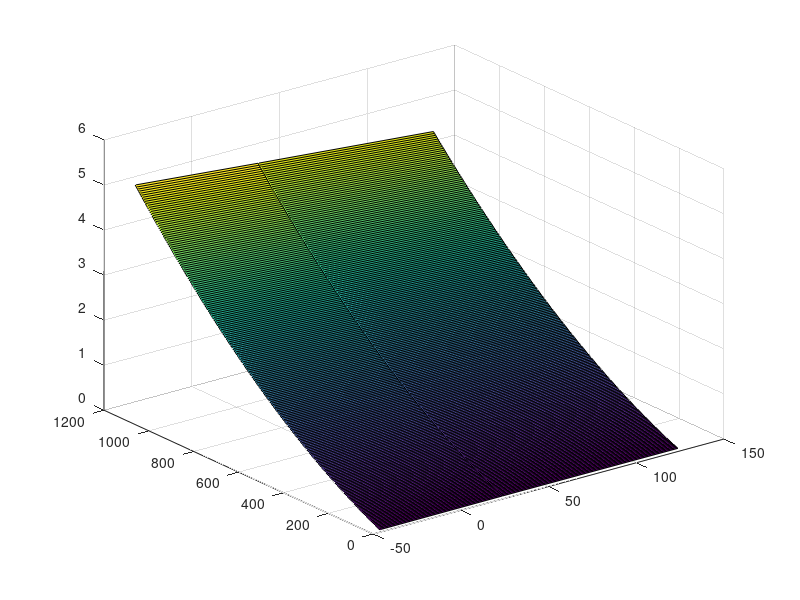

Write the MATLAB code that produced this figure. (Note: this script raises an error after producing the figure.)
%Least Squares Lab2 SAI

input=importdata('inputdata.csv',",",1);

pressure=input.data(:,1);
out_minus45=input.data(:,2);
out_25=input.data(:,3);
out_125=input.data(:,4);

n=size(input,1);

T_minus45=ones(n,1)*(-45);
T_25=ones(n,1)*25;
T_125=ones(n,1)*125;

plot(pressure,out_minus45);
hold on
plot(pressure,out_25);
plot(pressure,out_125);

p_minus45=polyfit(pressure,out_minus45,2);
p_25=polyfit(pressure,out_25,2);
p_125=polyfit(pressure,out_125,2);

plot(pressure,polyval(p_minus45,pressure,2));
plot(pressure,polyval(p_25,pressure,2));
plot(pressure,polyval(p_125,pressure,2));

clf;
surf([-45, 25, 125], pressure, [out_minus45 out_25 out_125]);
surf([-45, 25, 125], pressure, [polyval(p_minus45, pressure, 2) polyval(p_25, pressure, 2) polyval(p_125, pressure, 2)]);

%clf;
%hold on;
%i = 1;
%for i = 1:1:15
%	plot([1 2 3], [out_minus45(i) out_25(i) out_125(i)]);
%	plot([1 2 3], [polyval(p_minus45, pressure, 2) polyval(p_25, pressure, 2) polyval(p_125, pressure, 2)]);
%	i = i + 1;
%end;

sf = fit([[out_minus45;out_25;out_125] [-45*ones(size(out_25));25*ones(size(out_25));125*ones(size(out_25))]], [pressure;pressure;pressure], 'poly21');
plot(sf,[[out_minus45;out_25;out_125] [-45*ones(size(out_25));25*ones(size(out_25));125*ones(size(out_25))]], [pressure;pressure;pressure]);
xlabel('Voltage [V]'); ylabel('Temperature [C]'); zlabel('Pressure [Pa]');

hold on;
error_3dfit = [pressure;pressure;pressure] - feval(sf,[out_minus45;out_25;out_125],[-45*ones(size(out_25));25*ones(size(out_25));125*ones(size(out_25))]);
%scatter3([out_minus45;out_25;out_125], [-45*ones(size(out_25));25*ones(size(out_25));125*ones(size(out_25))], error_3dfit); % -- Scatter version of error plots

% -- Non-sorted 3D plot
%error_3dfit_plot = sortrows([[out_minus45;out_25;out_125] [-45*ones(size(out_25));25*ones(size(out_25));125*ones(size(out_25))] error_3dfit], 1); 
%plot3([out_minus45], [-45*ones(size(out_25))], error_3dfit(1:219));
%plot3([out_25], [25*ones(size(out_25))], error_3dfit(220:438));
%plot3([out_125], [125*ones(size(out_25))], error_3dfit(439:657));

% -- Sorted 3D plot
plotthis = sortrows([[out_minus45] [-45*ones(size(out_25))] error_3dfit(1:219)], 1);
plot3(plotthis(:,1), plotthis(:,2), plotthis(:,3));
plotthis = sortrows([[out_25] [25*ones(size(out_25))] error_3dfit(220:438)], 1);
plot3(plotthis(:,1), plotthis(:,2), plotthis(:,3));
plotthis = sortrows([[out_125] [125*ones(size(out_25))] error_3dfit(439:657)], 1);
plot3(plotthis(:,1), plotthis(:,2), plotthis(:,3));

% -- Error surface using only voltage of minus45
%hold on;
%error_3dfit = [error_3dfit(1:219), error_3dfit(220:438), error_3dfit(439:657)];
%surf([out_minus45], [-45 25 125], error_3dfit');
